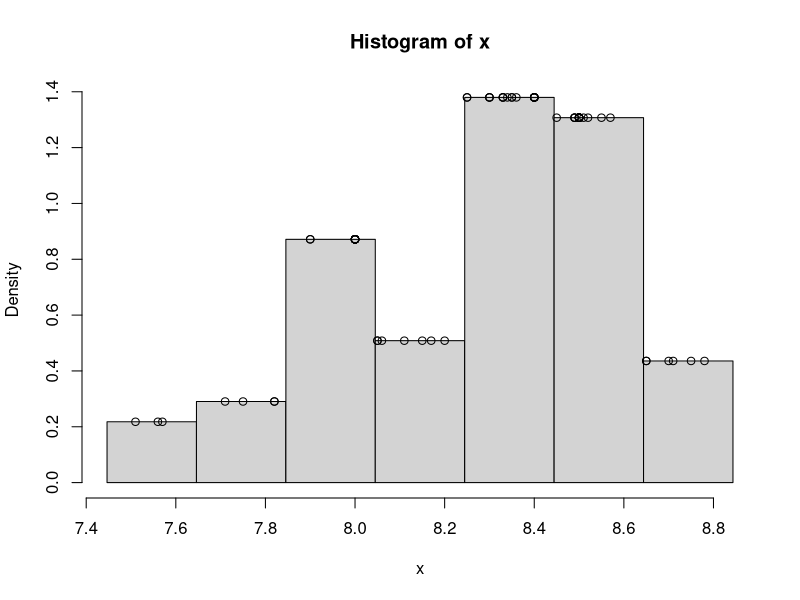
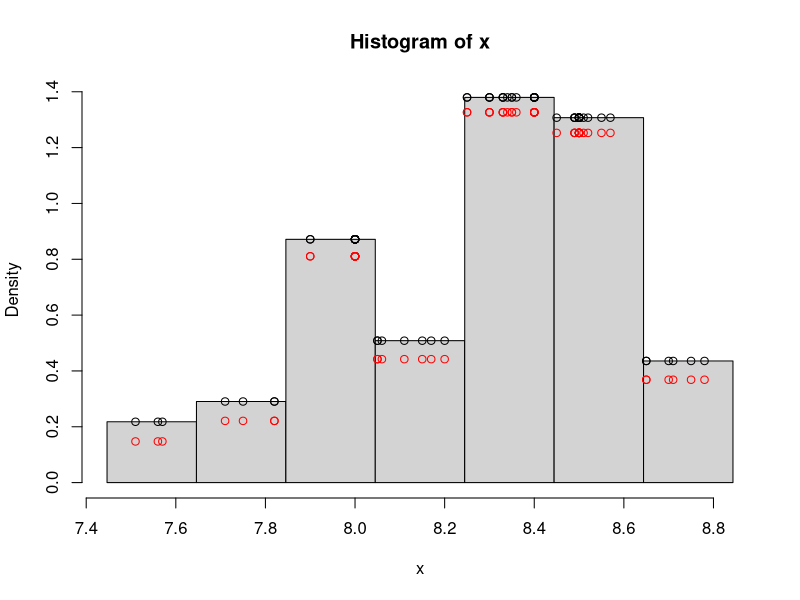
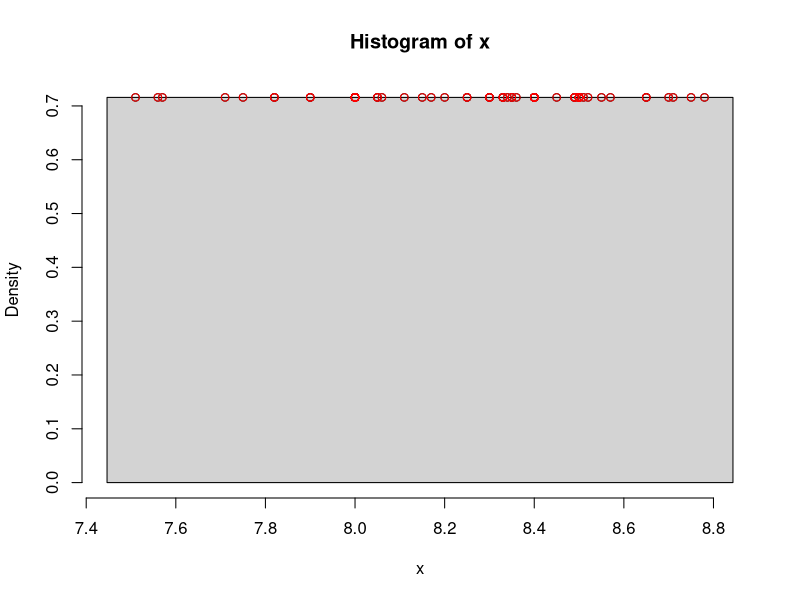
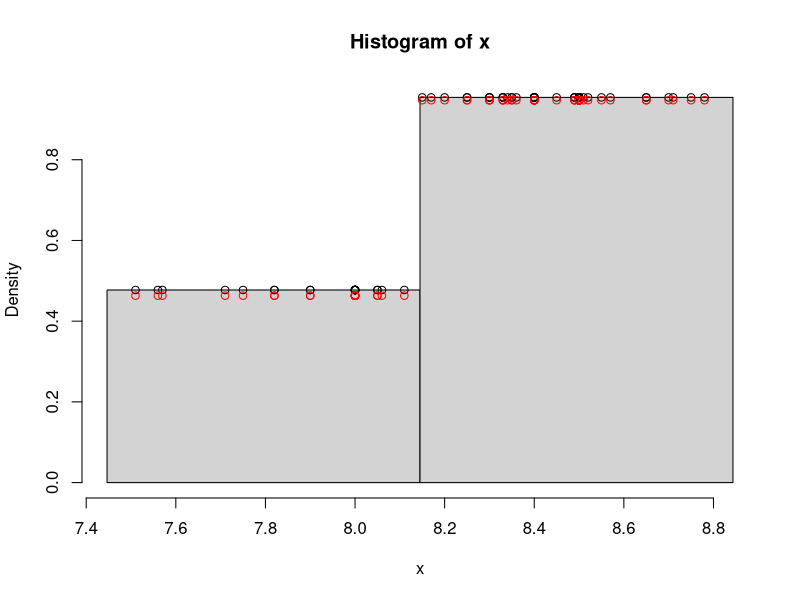
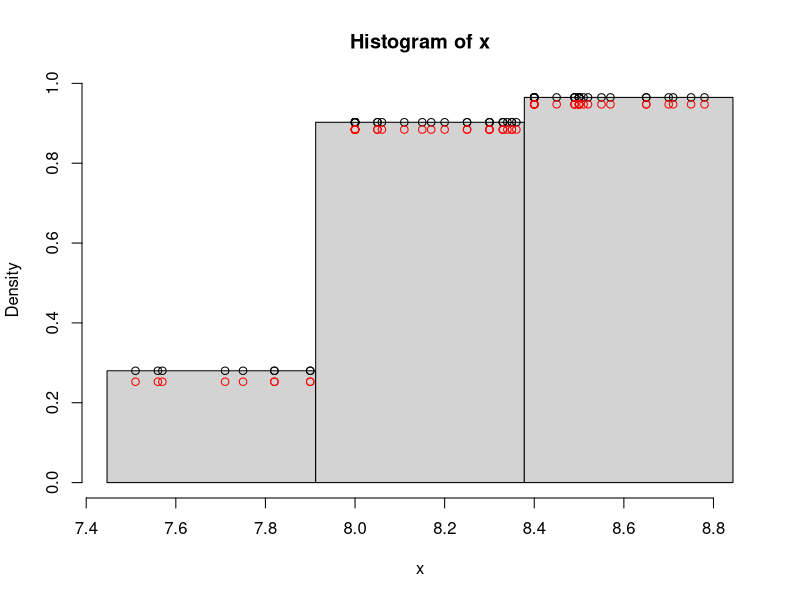
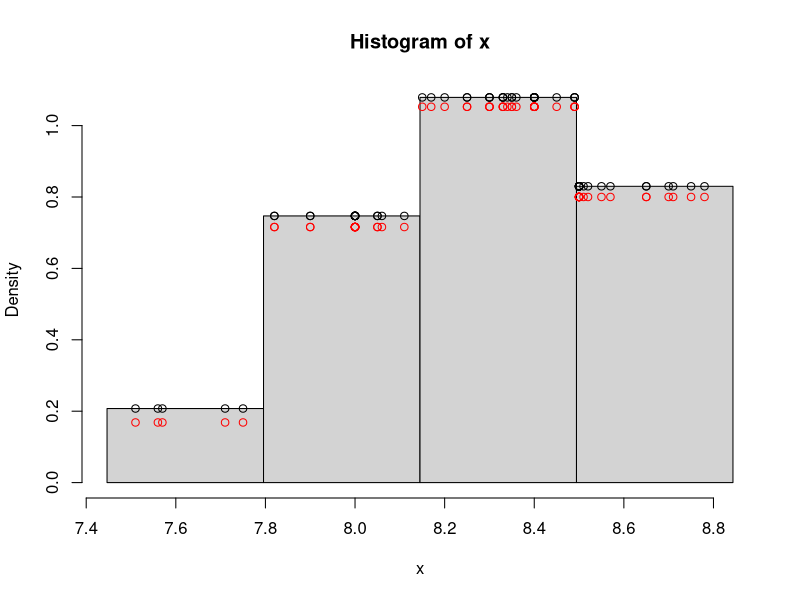
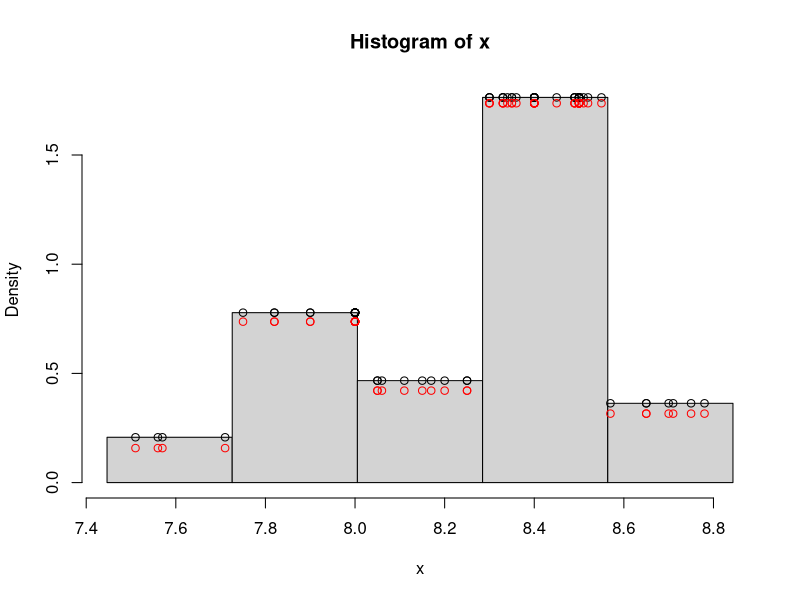
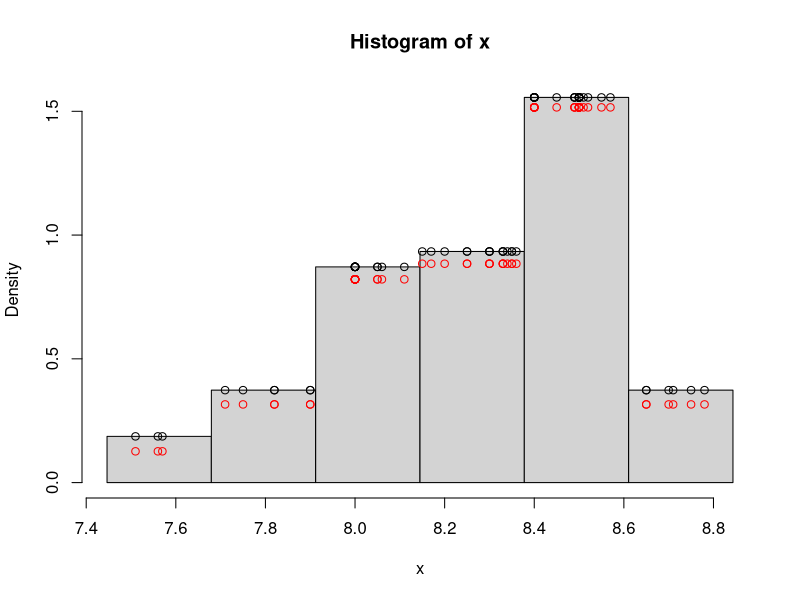

Source code (R) for these figures, in order:
## ---- chunk 1
knitr::opts_chunk$set(echo = TRUE)
## ---- chunk 2
cdrate.df <-read.table("./cdrate.dat.txt")
# head(cdrate.df)
x <- cdrate.df[,1]
# sort(CDrate)
# # Stem-and-Leaf plot
# stem(CDrate)
## ---- chunk 3
A <- min(x)-.05*diff(range(x)) 
Z <- max(x)+.05*diff(range(x))
nbr <- 7

hx <- hist(x,breaks=seq(A,Z,length=nbr+1),freq=F)
hx_f <- stepfun(hx$breaks,c(0,hx$density,0))
points(x, hx_f(x))
## ---- chunk 4


## ---- chunk 5
hx_f2<-length(x)/(length(x)-1)*hx_f(x)-1/((length(x)-1)*(hx$breaks[2]-hx$breaks[1]))

A <- min(x)-.05*diff(range(x)) 
Z <- max(x)+.05*diff(range(x))
nbr <- 7
hx <- hist(x,breaks=seq(A,Z,length=nbr+1),freq=F)
hx_f <- stepfun(hx$breaks,c(0,hx$density,0))
points(x, hx_f(x))
points(x, hx_f2, col="red")
## ---- chunk 6
looCV_log_lik_7 <- sum(log(hx_f2))
looCV_log_lik_7
## ---- chunk 7
#sum of the product of the hx_f2 vector plot histograms for different number of breaks nbr

log_liks = list()

for (nbr in c(1:15)){
  #A <- min(hx_f2)-.05*diff(range(hx_f2)) 
  #Z <- max(hx_f2)+.05*diff(range(hx_f2))
  hx_i <- hist(x,breaks=seq(A,Z,length=nbr+1),freq=F, plot = FALSE)
  hx_f_i <- stepfun(hx_i$breaks,c(0,hx_i$density,0))
  n <- length(x)
  b <- hx_i$breaks[2]-hx_i$breaks[1]
  hx_f2_i <- n/(n-1)*hx_f_i(x) - 1/((n-1)*b)
  print(min(hx_f2_i))
  
  hx_i <- hist(x,breaks=seq(A,Z,length=nbr+1),freq=F)
  points(x, hx_f_i(x))
  points(x, hx_f2_i, col='red')

  looCV_log_lik <- sum(log(hx_f2_i))
  log_liks <- append(log_liks, looCV_log_lik)
}
plot(seq(1, 15), log_liks)
nbr_opt <- which.max(log_liks)
hist(x,breaks=seq(A,Z,length=nbr_opt+1),freq=F)

# TODO: - avoid production of NaNs, 
#       - is it a problem that 'freq' is not used for some cases?

## ---- chunk 8
b_set <- seq((Z-A)/15, (Z-A), length=30)

for(b in b_set){
  hx <- hist(x, breaks=seq(A, Z+b, by=b), plot=F)
  plot(hx, freq = FALSE)
}

## ---- chunk 9
# TODO

